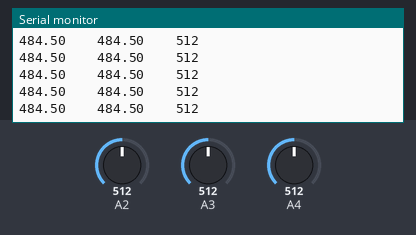
This sketch was run on a simulated Arduino Uno, built with avr-gcc and run on an emulated ATmega328P. Parts: the last lines printed to the serial monitor. The inputs (shaded band) are chosen by the test bench; at power-on: A4 = 512, A3 = 512, A2 = 512.

Above: at 2.7 s.
2.8 s: A4 set to 110
At 2.85 s:
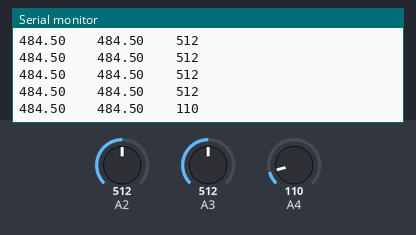
5.8 s: A4 set to 89
At 5.89 s:
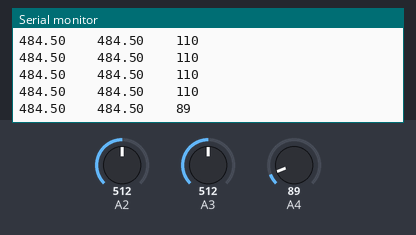
10.3 s: A3 set to 11
At 10.35 s:
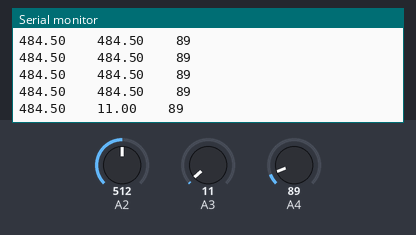
11.8 s: A3 set to 8
At 11.87 s:
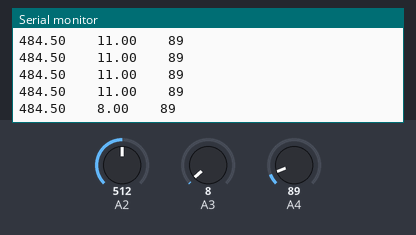
Timing chart, 0 to 14.3 s (numbered marks = the images above; inputs shaded):
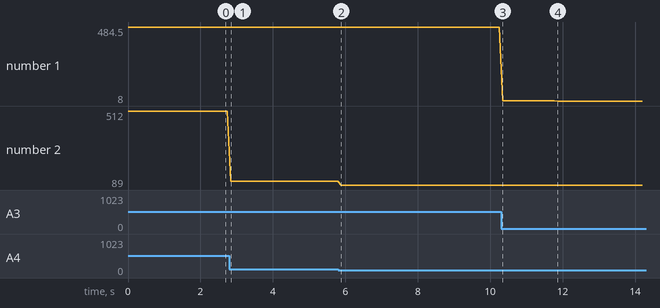

The sketch:

arduino_joystick_test.ino
```cpp
#include <Arduino.h>

 float xr,yr,x,y;

void setup()
{
  Serial.begin(9600);
}

void loop()
{
  xr=analogRead(A2);
  if (xr>=484.5 && xr<=539.5) x=484.5;    //deadzone of 27.5 (obtained from 255*1.9=484.5) => ranges from 0 to 969
  else if (xr<484.5) x=(xr);
  else if (xr>539.5) x=(xr-55.0);

  yr=analogRead(A3);
  if (yr>=484.5 && yr<=539.5) y=484.5;
  else if (yr<484.5) y=(yr);
  else if (yr>539.5) y=(yr-55.0);

  Serial.print(x);
  Serial.print("    ");
  Serial.print(y);
  Serial.print("    ");
  Serial.println(analogRead(A4));
  delay(100);
}
```

Measured:
- after the input at 2.8 s, the serial monitor: prints a new line at once (image 1)
- after the input at 5.8 s, the serial monitor: prints a new line after 0.08 s (image 2)
- after the input at 10.3 s, the serial monitor: prints a new line after 0.05 s (image 3)
- after the input at 11.8 s, the serial monitor: prints a new line after 0.07 s (image 4)
- plotted number 1: 484.5 → 11 after the input at 10.3 s, 11 → 8 after the input at 11.8 s
- plotted number 2: 512 → 110 after the input at 2.8 s, 110 → 89 after the input at 5.8 s
